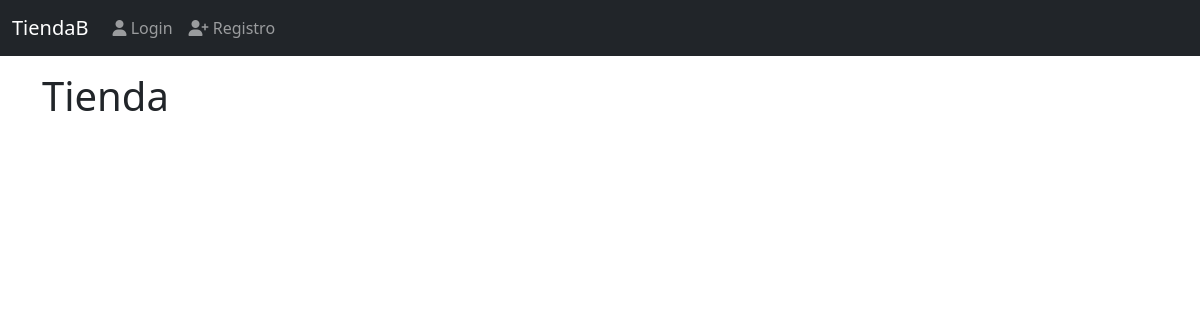
The app's page /, older data.
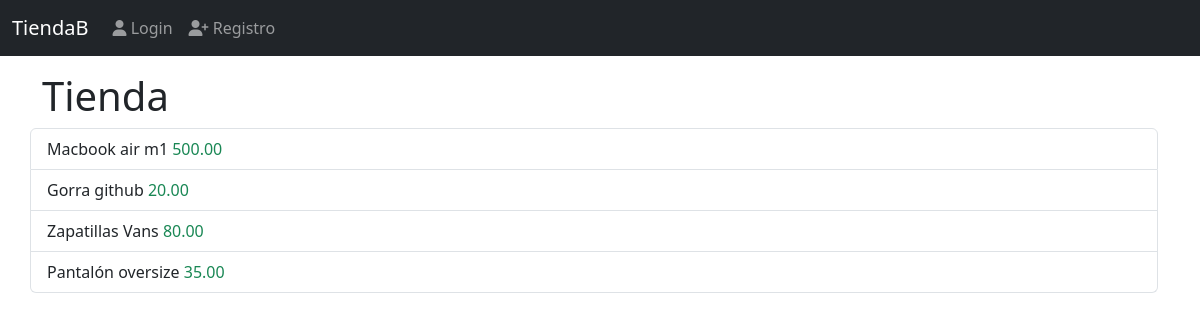
The same page, newer data.
### products/models.py (models this page shows, shortened)
class Product(models.Model):
    title = models.CharField(max_length=40)
    description = models.TextField()
    price = models.DecimalField(max_digits=8, decimal_places=2, default=0.0)
    created_at = models.DateTimeField(auto_now_add=True) #fecha automatica por django

### config/views.py (the view)
# urls.py: path('', views.index, name='index'),
def index(request):
    productos = Product.objects.all()  # Query para obtener todos los productos
    return render(request, 'index.html', {
        "titulo": "Inicio",
        "mensaje": "Tienda",
        "productos": productos
    })

### templates/index.html
{% extends 'base.html' %}
{% block content%}
<h1 class="header">{{ mensaje }}</h1>
<ul class="list-group">
{% for j in productos %}
    <li class="list-group-item">
        {{j.title}}
            <span class="text-success">{{j.price}}</span>
    </li>
{% endfor %}
</ul>
{% endblock %}

### templates/base.html (shortened to what this page needs)
<!DOCTYPE html>
<html lang="en">
<head>
            <link href="https://cdn.jsdelivr.net/npm/bootstrap@5.3.8/dist/css/bootstrap.min.css" rel="stylesheet">
</head>
<body>
    {% include 'navbar.html' %}
    <div class="container mt-3">
        <div class="row">
            {% block content %}
            {% endblock %}
        </div>
    </div>
</body>
</html>

### templates/navbar.html (shortened to what this page needs)
{% url 'login' as login %}
{% url 'registro' as register %}
{% url 'salir' as logout %}
<nav class="navbar navbar-expand-lg navbar-dark bg-dark">
  <div class="container-fluid">
    <a class="navbar-brand" href="#">TiendaB</a>
    <div class="collapse navbar-collapse" id="navbarNavDropdown">
      <ul class="navbar-nav">
        {% if user.is_authenticated %}
        <li class="nav-item">
            <a class="nav-link {% if request.path == logout %} active {% endif %}" href="{{ logout }}">
            <span class="fas fa-sign-out-alt"></span>
            Salir</a>
        </li>
        {% else %}
        <li class="nav-item">
          <a class="nav-link {% if request.path == login %} active {% endif %}" aria-current="page" href="{{ login }}">
            <span class="fas fa-user"></span>
            Login</a>
        </li>
        <li class="nav-item">
          <a class="nav-link {% if request.path == register %} active {% endif %}" href="{{ register }}">
            <span class="fas fa-user-plus"></span>
            Registro</a>
        </li>
        {% endif %}
      </ul>
    </div>
  </div>
</nav>

Row changes from the older to the newer data that the page shows:
added Product: title "Macbook air m1", price "500.00"
added Product: title "Gorra github", price "20.00"
added Product: title "Zapatillas Vans", price "80.00"
added Product: title "Pantalón oversize", price "35.00"
